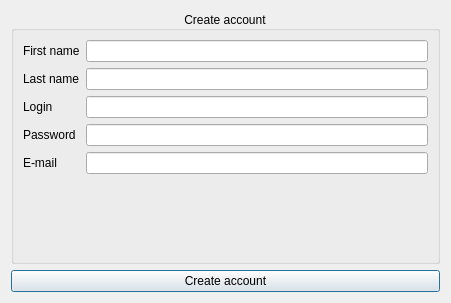
<?xml version="1.0" encoding="UTF-8"?>
<ui version="4.0">
 <class>CreateAccount</class>
 <widget class="QDialog" name="CreateAccount">
  <property name="geometry">
   <rect>
    <x>0</x>
    <y>0</y>
    <width>451</width>
    <height>303</height>
   </rect>
  </property>
  <property name="windowTitle">
   <string>Dialog</string>
  </property>
  <layout class="QVBoxLayout" name="verticalLayout">
   <item>
    <widget class="QGroupBox" name="groupBox">
     <property name="title">
      <string>Create account</string>
     </property>
     <property name="alignment">
      <set>Qt::AlignCenter</set>
     </property>
     <layout class="QFormLayout" name="formLayout">
      <item row="0" column="0">
       <widget class="QLabel" name="label">
        <property name="text">
         <string>First name</string>
        </property>
       </widget>
      </item>
      <item row="0" column="1">
       <widget class="QLineEdit" name="userFirstName"/>
      </item>
      <item row="1" column="0">
       <widget class="QLabel" name="label_2">
        <property name="text">
         <string>Last name</string>
        </property>
       </widget>
      </item>
      <item row="1" column="1">
       <widget class="QLineEdit" name="userLastName"/>
      </item>
      <item row="2" column="0">
       <widget class="QLabel" name="label_3">
        <property name="text">
         <string>Login</string>
        </property>
       </widget>
      </item>
      <item row="2" column="1">
       <widget class="QLineEdit" name="userLogin"/>
      </item>
      <item row="3" column="0">
       <widget class="QLabel" name="label_4">
        <property name="text">
         <string>Password</string>
        </property>
       </widget>
      </item>
      <item row="3" column="1">
       <widget class="QLineEdit" name="userPassword"/>
      </item>
      <item row="4" column="0">
       <widget class="QLabel" name="label_5">
        <property name="text">
         <string>E-mail</string>
        </property>
       </widget>
      </item>
      <item row="4" column="1">
       <widget class="QLineEdit" name="userEmail"/>
      </item>
     </layout>
    </widget>
   </item>
   <item>
    <widget class="QPushButton" name="createAccButton">
     <property name="text">
      <string>Create account</string>
     </property>
    </widget>
   </item>
  </layout>
 </widget>
 <resources/>
 <connections/>
</ui>
